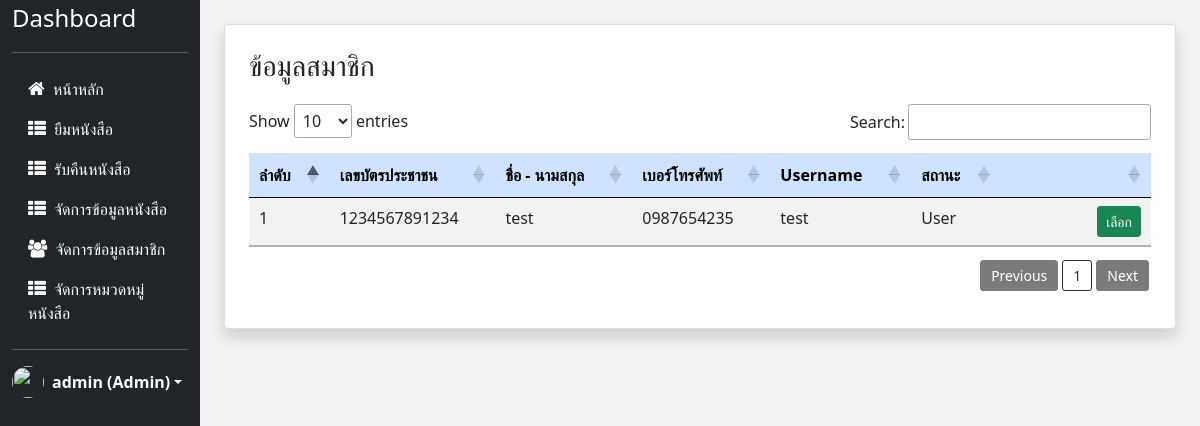
Screenshot of /returns/returnsList.php (signed in) with the database file from the repository.
### tables this page shows
CREATE TABLE `member` (
  `m_id` int(11) NOT NULL,
  `m_card_id` varchar(13) NOT NULL,
  `m_name` varchar(60) NOT NULL,
  `username` varchar(30) NOT NULL,
  `password` varchar(30) NOT NULL,
  `address` text NOT NULL,
  `phone` varchar(10) NOT NULL,
  `status` int(11) NOT NULL DEFAULT 0
);

### returns/returnsList.php (the view, shortened to what this page needs)
<?php
include("../config/connect.php");
?>
<!doctype html>
<html lang="en">
<head>
    <?php
    include("../layout/header.php");
    ?>
</head>
<body>
    <div class="container-fluid" style="background-color: #f2f2f2;">
        <div class="row">
            <?php
            include("../layout/sidebar.php");
            $result = mysqli_query($conn, "SELECT * FROM member WHERE status='0' ORDER BY m_name");
            ?>
            <div class="col-md-10 px-4 my-4">
                <div class="card shadow p-2">
                    <div class="card-body">
                        <h3 class="float-start me-2">ข้อมูลสมาชิก</h3>
                        <table class="table table-striped text-nowrap" id="myTable">
                            <thead class="table-primary">
                                <tr>
                                    <th scope="col">ลำดับ</th>
                                    <th scope="col">เลขบัตรประชาชน</th>
                                    <th scope="col">ชื่อ - นามสกุล</th>
                                    <th scope="col">เบอร์โทรศัพท์</th>
                                    <th scope="col">Username</th>
                                    <th scope="col">สถานะ</th>
                                    <th scope="col"></th>
                                </tr>
                            </thead>
                            <tbody>
                                <?php
                                if (mysqli_num_rows($result) > 0) {
                                    $i = 1;
                                    while ($row = mysqli_fetch_array($result)) {
                                ?>
                                        <tr>
                                            <td><?php echo $i++ ?></td>
                                            <td><?php echo $row["m_card_id"] ?></td>
                                            <td><?php echo $row["m_name"] ?></td>
                                            <td><?php echo $row["phone"] ?></td>
                                            <td><?php echo $row["username"] ?></td>
                                            <td>
                                                <?php
                                                if ($row["status"] == 0) {
                                                    echo "User";
                                                } else {
                                                    echo "Admin";
                                                }
                                                ?>
                                            </td>
                                            <td class="col-2 text-end">
                                                <a href="./selectBooks.php?id=<?php echo $row['m_id']; ?>" class="btn btn-sm btn-success text-white">เลือก</a>
                                            </td>
                                        </tr>
                                <?php
                                    }
                                }
                                ?>
                            </tbody>
                        </table>
                    </div>
                </div>
            </div>
        </div>
    </div>
</body>
</html>

### rows the page displays
member: m_card "1234567891234", m_name "test", phone "0987654235", username "test", status "User"

### other values shown
$_SESSION["name"] "admin"
$_SESSION["status"] "Admin"
